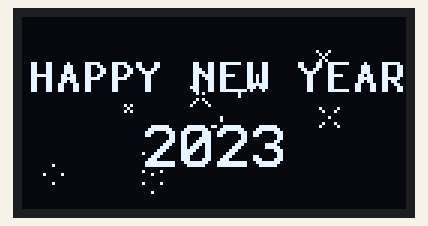
The sketch below on a simulated ESP32. On the bench: 128×64 one-colour display. Random numbers use the default seed unless the sketch sets one.

Above: at 0.51 s.
At 5.31 s:
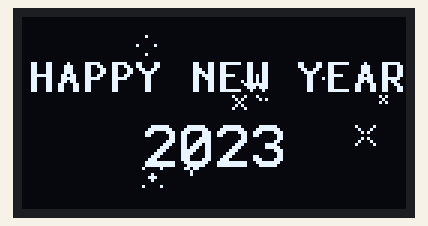
At 10.12 s:
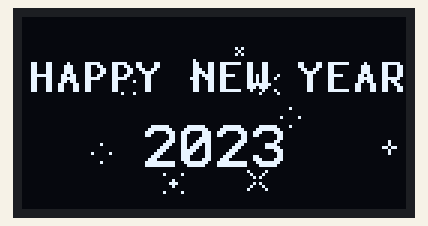
At 20.06 s:
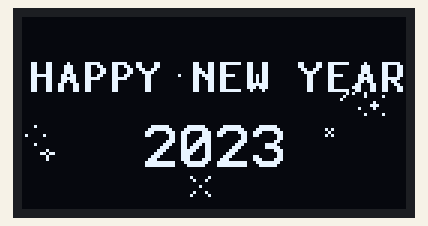
At 29.68 s:
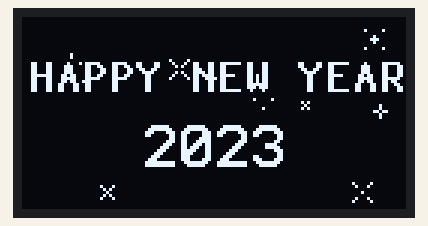
At 39.62 s:
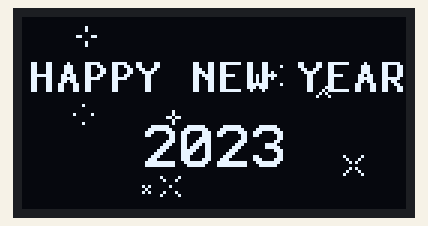

The sketch:

HappyNewYear2023.ino
```cpp
#include "U8g2lib.h"

/**************OLED初始化*********************/
U8G2_SSD1306_128X64_NONAME_F_HW_I2C u8g2(U8G2_R0, /* reset=*/U8X8_PIN_NONE, /* clock=*/18, /* data=*/19);  // ESP32 Thing, HW I2C with pin remapping

int frame = 0;
const int sprite_count = 10;
int sprite_x[sprite_count];
int sprite_y[sprite_count];
int sprite_img[sprite_count];

// 'frame_01', 8x8px
const unsigned char epd_bitmap_frame_01 [] PROGMEM = {
	0x00, 0x00, 0x00, 0x10, 0x00, 0x00, 0x00, 0x00
};
// 'frame_02', 8x8px
const unsigned char epd_bitmap_frame_02 [] PROGMEM = {
	0x00, 0x00, 0x28, 0x10, 0x28, 0x00, 0x00, 0x00
};
// 'frame_03', 8x8px
const unsigned char epd_bitmap_frame_03 [] PROGMEM = {
	0x00, 0x44, 0x28, 0x10, 0x28, 0x44, 0x00, 0x00
};
// 'frame_04', 8x8px
const unsigned char epd_bitmap_frame_04 [] PROGMEM = {
	0x82, 0x44, 0x28, 0x00, 0x28, 0x44, 0x82, 0x00
};
// 'frame_05', 8x8px
const unsigned char epd_bitmap_frame_05 [] PROGMEM = {
	0x82, 0x44, 0x00, 0x10, 0x00, 0x44, 0x82, 0x00
};
// 'frame_06', 8x8px
const unsigned char epd_bitmap_frame_06 [] PROGMEM = {
	0x82, 0x00, 0x10, 0x38, 0x10, 0x00, 0x82, 0x00
};
// 'frame_07', 8x8px
const unsigned char epd_bitmap_frame_07 [] PROGMEM = {
	0x00, 0x10, 0x10, 0x6c, 0x10, 0x10, 0x00, 0x00
};
// 'frame_08', 8x8px
const unsigned char epd_bitmap_frame_08 [] PROGMEM = {
	0x10, 0x10, 0x00, 0xc6, 0x00, 0x10, 0x10, 0x00
};
// 'frame_09', 8x8px
const unsigned char epd_bitmap_frame_09 [] PROGMEM = {
	0x10, 0x00, 0x00, 0x82, 0x00, 0x00, 0x10, 0x00
};

// Array of all bitmaps for convenience. (Total bytes used to store images in PROGMEM = 288)
const int epd_bitmap_allArray_LEN = 9;
const unsigned char* epd_bitmap_allArray[9] = {
	epd_bitmap_frame_01,
	epd_bitmap_frame_02,
	epd_bitmap_frame_03,
	epd_bitmap_frame_04,
	epd_bitmap_frame_05,
	epd_bitmap_frame_06,
	epd_bitmap_frame_07,
	epd_bitmap_frame_08,
	epd_bitmap_frame_09
};


void setup() {
  u8g2.begin();
  u8g2.enableUTF8Print();  // enable UTF8 support for the Arduino print() function
  delay(10);

  for (int i = 0; i < sprite_count; i++){
    sprite_x[i] = random(0, 128-8);
    sprite_y[i] = random(0, 64-8);
    sprite_img[i] = i % 9;
  }

}

void loop() {
  u8g2.firstPage();
  do {

    // u8g2.drawBitmap( 0, 0, 8/8, 8, epd_bitmap_allArray[frame]);

    for (int i = 0; i < sprite_count; i++){
      u8g2.drawBitmap( sprite_x[i], sprite_y[i], 8/8, 8, epd_bitmap_allArray[sprite_img[i]]);

      u8g2.setFont(u8g_font_9x18B);
      u8g2.drawStr(128/2-u8g2.getStrWidth("HAPPY NEW YEAR")/2,25,"HAPPY NEW YEAR");
      u8g2.setFont(u8g_font_profont22);
      u8g2.drawStr(128/2-u8g2.getStrWidth("2023")/2, 50,"2023");

    }

  } while ( u8g2.nextPage() );

  for (int i = 0; i < sprite_count; i++){
    sprite_img[i]++;
    if(sprite_img[i] >= epd_bitmap_allArray_LEN){
      sprite_x[i] = random(0, 128-8);
      sprite_y[i] = random(0, 64-8);
      sprite_img[i] = 0;
    }
  }

  delay(10);
}
```
